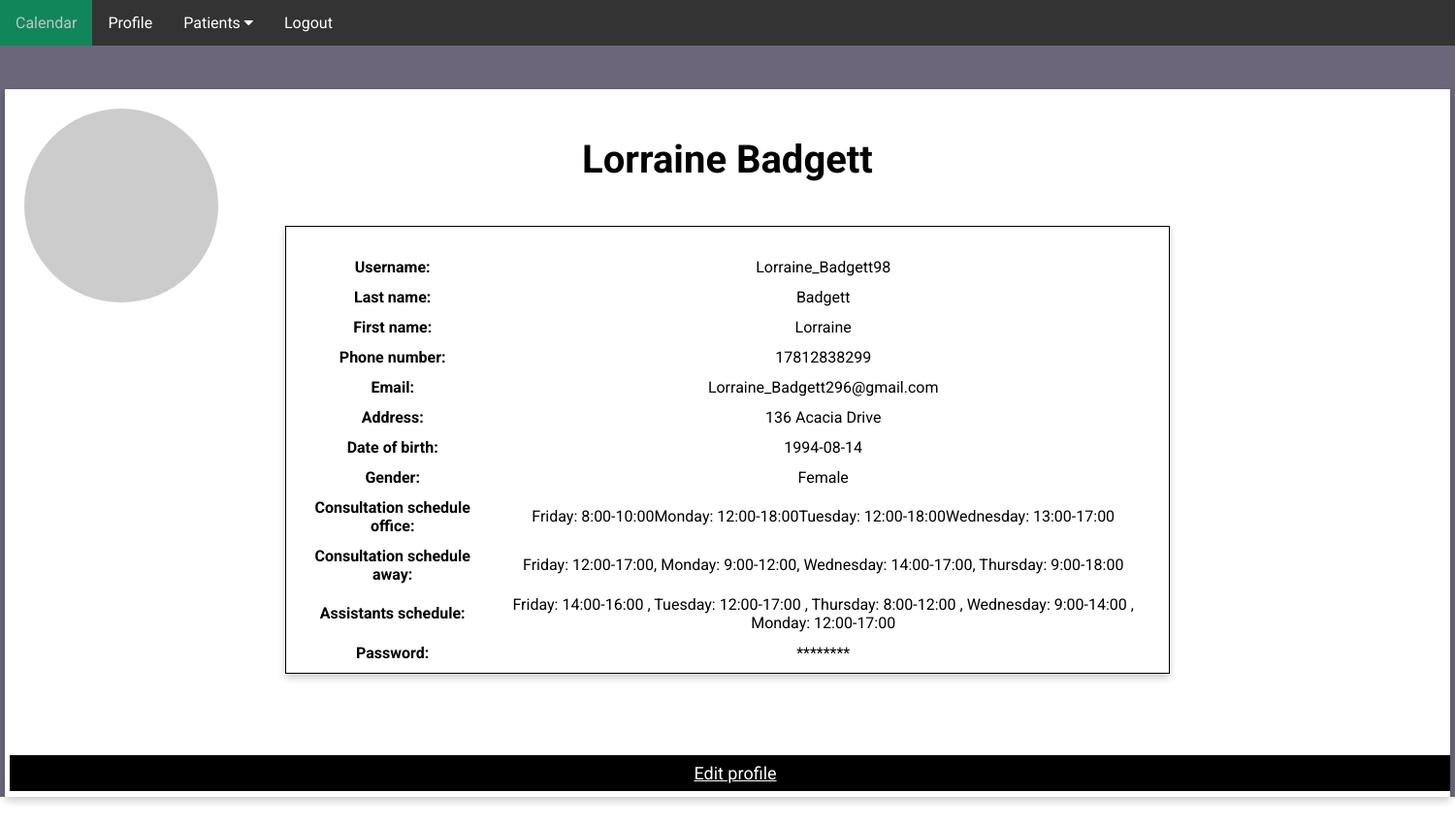
The app's page /medic-profil (signed in) with its own data.
### app/domain/entities.py (models this page shows, shortened)
class Doctor(UserMixin, db.Model):
    __tablename__ = "doctor"
    id = db.Column(db.Integer, primary_key=True)
    username = db.Column(db.String(64), index=True, unique=True)
    first_name = db.Column(db.String(64), index=True)
    last_name = db.Column(db.String(64), index=True)
    phone_number = db.Column(db.Integer, index=True, unique=True)
    email = db.Column(db.String(128), index=True, unique=True)
    address = db.Column(db.String(256), index=True)
    postalcode = db.Column(db.String(256), index=True)
    city = db.Column(db.String(256), index=True)
    state = db.Column(db.String(256), index=True)
    birth_date = db.Column(db.String(128), index=True)
    gender = db.Column(db.String(8), index=True)
    consultation_schedule_office = db.Column(db.String(128), index=True)
    consultation_schedule_away = db.Column(db.String(128), index=True)
    assistants_schedule = db.Column(db.String(128), index=True)
    password_hash = db.Column(db.String(256), index=True)
    patients = db.relationship('Patient', backref='doctor')
    consultations = db.relationship('Consultation', backref='doctor')
    def avatar(self, size):
        digest = md5(self.email.lower().encode('utf-8')).hexdigest()
        return 'https://www.gravatar.com/avatar/{}?d=identicon&s={}'.format(
            digest, size)

### app/ui/ui.py (the view)
    @staticmethod
    @app.route('/medic-profil')
    def medic_profil():
        doctor = service.get_doctor_by_id(service.session['doctor'])
        if "doctor" not in service.session:
            return redirect(url_for('home'))
        return render_template('medic-profil.html', doctor=doctor)

### app/domain/entities.py (called while the page is built)
@login_manager.user_loader
def load_user(id):
    return Doctor.query.get(int(id))

### app/repository/database.py (called while the page is built)
    def find_doctor_by_id(self, doctor_id):
        doctor = self.db.session.get(Doctor, doctor_id)
        if doctor is None:
            raise ValueError("Doctor not found")
        return doctor

### app/service/service.py (called while the page is built)
    def get_doctor_by_id(self, doctor_id):
        return self.db.find_doctor_by_id(doctor_id)

### app/templates/medic-profil.html (shortened to what this page needs)
<!DOCTYPE html>
<html lang="en">
<head>
    <link rel="stylesheet" href="../static/main-style.css">
    <link rel="stylesheet" href="https://cdnjs.cloudflare.com/ajax/libs/font-awesome/4.7.0/css/font-awesome.min.css">
</head>
<body>
    <section class="header">
            <div class="navbar">
                <a href="/medic-home">Calendar</a>
                <a href="/medic-profil">Profile</a>
                <div class="dropdown">
                    <button class="dropbtn">Patients
                        <i class="fa fa-caret-down"></i>
                    </button>
                </div>
                <a href="{{ url_for('logout') }}">Logout</a>
            </div>
            <div class="main-box">
                  <img src="{{ doctor.avatar(128) }}" class="profile-img" alt="{{ doctor.username }}">
                  <h1 class="name">{{doctor.first_name}} {{doctor.last_name}}</h1>
                  <div class="profile-box">
                    <table class="medic-table">
                        <tr>
                            <th>Username:</th>
                            <td>{{doctor.username}}</td>
                        </tr>
                        <tr>
                            <th>Last name:</th>
                            <td>{{doctor.last_name}}</td>
                        </tr>
                        <tr>
                            <th>First name:</th>
                            <td>{{doctor.first_name}}</td>
                        </tr>
                        <tr>
                            <th>Phone number:</th>
                            <td>{{doctor.phone_number}}</td>
                        </tr>
                        <tr>
                            <th>Email:</th>
                            <td>{{doctor.email}}</td>
                        </tr>
                        <tr>
                            <th>Address:</th>
                            <td>{{doctor.address}}</td>
                        </tr>
                        <tr>
                            <th>Date of birth:</th>
                            <td>{{doctor.birth_date}}</td>
                        </tr>
                        <tr>
                            <th>Gender:</th>
                            <td>{{doctor.gender}}</td>
                        </tr>
                        <tr>
                            <th>Consultation schedule office:</th>
                            <td>{{doctor.consultation_schedule_office}}</td>
                        </tr>
                        <tr>
                            <th>Consultation schedule away:</th>
                            <td>{{doctor.consultation_schedule_away}}</td>
                        </tr>
                        <tr>
                            <th>Assistants schedule:</th>
                            <td>{{doctor.assistants_schedule}}</td>
                        </tr>
                        <tr>
                            <th>Password:</th>
                            <td>********</td>
                        </tr>
                    </table>
                  </div>
                  <p><a href="/edit-medic" class="contact-btn">Edit profile</a></p>
            </div>
    </section>
</body>
</html>

### app/static/main-style.css (style rules this page uses)
* { margin: 0; padding: 0; font-family: 'Roboto', sans-serif; }
.header { min-height: 100vh; width: 100%; background-color:#6b667a; background-position: center; background-size: cover; position: relative; }
.navbar { overflow: hidden; background-color: #333; font-family: Arial; }
.navbar a { left: 80px; float: left; font-size: 16px; color: white; text-align: center; padding: 14px 16px; text-decoration: none; }
.dropdown { float: left; overflow: hidden; }
.dropdown .dropbtn { font-size: 16px; border: none; outline: none; color: white; padding: 14px 16px; background-color: inherit; font-family: inherit; margin: 0; }
.main-box { box-shadow: 0 4px 8px 0 rgba(0, 0, 0, 0.2); width: 1480px; height: 720px; position: relative; margin: 3% auto; background: #fff; padding: 5px; overflow: hidden; text-align: center; }
.name { margin: 3% auto; font-size: 40px; }
.contact-btn { position: relative; top: 40px; border: none; outline: 0; display: inline-block; padding: 8px; color: white; background-color: #000; text-align: center; cursor: pointer; width: 100%; font-size: 18px; }
.profile-img { width: 200px; position: absolute; top: 20px; left: 20px; border-radius: 50%; }
.profile-box { width: 900px; height: 450px; border: 1px solid #000; box-shadow: 0 4px 8px 0 rgba(0, 0, 0, 0.2); position: relative; margin: 3% auto; background: #fff; padding: 5px; overflow: hidden; text-align: center; }
.medic-table, th, td { margin: 15px auto; padding: 5px; }

### records on screen
Doctor: first_name "Lorraine", last_name "Badgett", username "Lorraine_Badgett98", phone_number "17812838299", email "Lorraine_Badgett296@gmail.com", address "136 Acacia Drive", birth_date "1994-08-14", gender "Female", consultation_schedule_office "Friday: 8:00-10:00Monday: 12:00-18:00Tuesday: 12:00-18:00Wednesday: 13:00-17:00", consultation_schedule_away "Friday: 12:00-17:00, Monday: 9:00-12:00, Wednesday: 14:00-17:00, Thursday: 9:00-18:00", assistants_schedule "Friday: 14:00-16:00 , Tuesday: 12:00-17:00 , Thursday: 8:00-12:00 , Wednesday: 9:00-14:00 , Monday: 12:00-17:00"
